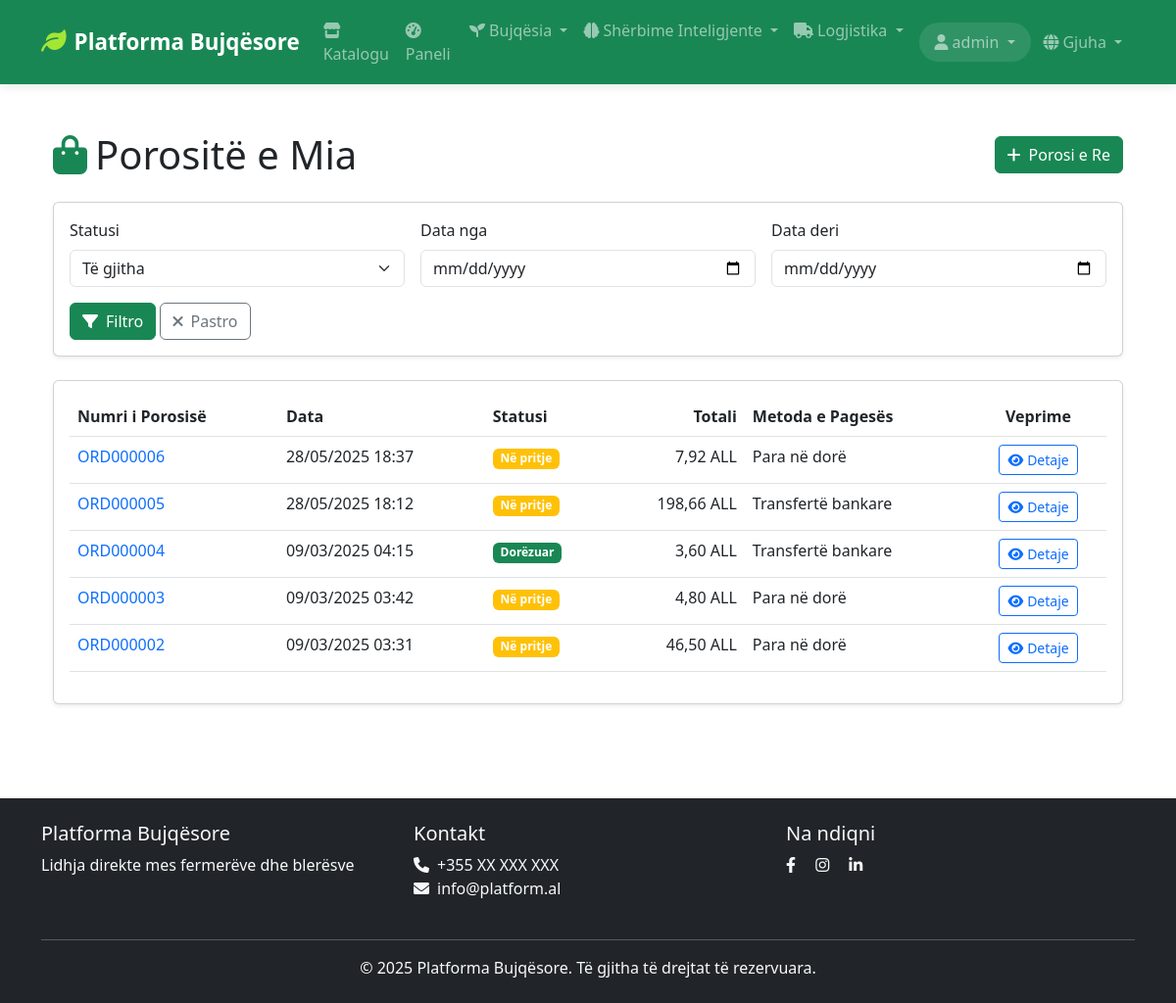
/sq/marketplace/orders/ (signed in), run on the app's committed database.
### marketplace/models.py (models this page shows, shortened)
class Order(models.Model):
    STATUS_CHOICES = [
        ('pending', _('Në pritje')),
        ('confirmed', _('Konfirmuar')),
        ('processing', _('Në përpunim')),
        ('shipping', _('Në transport')),
        ('delivered', _('Dorëzuar')),
        ('cancelled', _('Anuluar')),
    ]
    PAYMENT_METHOD_CHOICES = [
        ('cash', _('Para në dorë')),
        ('bank_transfer', _('Transfertë bankare')),
        ('card', _('Kartë krediti/debiti')),
    ]
    user = models.ForeignKey(
        settings.AUTH_USER_MODEL,
        verbose_name=_('Blerësi'),
        on_delete=models.SET_NULL,
        null=True,  # Make user field optional
        blank=True,
        related_name='orders'
    )
    order_number = models.CharField(
        _('Numri i porosisë'),
        max_length=20,
        unique=True
    )
    status = models.CharField(
        _('Statusi'),
        max_length=20,
        choices=STATUS_CHOICES,
        default='pending'
    )
    total_amount = models.DecimalField(
        _('Shuma totale'),
        max_digits=10,
        decimal_places=2
    )
    payment_method = models.CharField(
        _('Metoda e pagesës'),
        max_length=20,
        choices=PAYMENT_METHOD_CHOICES
    )
    shipping_address = models.TextField(_('Adresa e dorëzimit'))
    shipping_address_en = models.TextField(_('Shipping Address'), null=True, blank=True)
    shipping_address_sq = models.TextField(_('Adresa e dorëzimit'), null=True, blank=True)
    shipping_city = models.CharField(_('Qyteti'), max_length=100)
    shipping_city_en = models.CharField(_('City'), max_length=100, null=True, blank=True)
    shipping_city_sq = models.CharField(_('Qyteti'), max_length=100, null=True, blank=True)
    shipping_phone = models.CharField(_('Telefoni'), max_length=20)
    notes = models.TextField(_('Shënime'), blank=True)
    notes_en = models.TextField(_('Notes'), blank=True, null=True)
    notes_sq = models.TextField(_('Shënime'), blank=True, null=True)
    created_at = models.DateTimeField(_('Krijuar më'), auto_now_add=True)
    updated_at = models.DateTimeField(_('Përditësuar më'), auto_now=True)
    class Meta:
        verbose_name = _('Porosi')
        verbose_name_plural = _('Porositë')
        ordering = ['-created_at']

### marketplace/views.py (the view)
# urls.py: path('orders/', views.OrderListView.as_view(), name='order_list'),
class OrderListView(LoginRequiredMixin, ListView):
    model = Order
    template_name = 'marketplace/order_list.html'
    context_object_name = 'orders'
    paginate_by = 10
    def get_queryset(self):
        return Order.objects.filter(user=self.request.user).order_by('-created_at')

### core/context_processors.py (called while the page is built)
def site_context(request):
    context = {
        'site_name': 'Platforma Bujqësore',
        'site_description': 'Platforma moderne për fermerët dhe blerësit',
        'current_site': Site.objects.get_current() if hasattr(Site, 'objects') else None,
    }
    if hasattr(request, 'user') and request.user.is_authenticated:
        try:
            from marketplace.models import Cart
            cart = Cart.objects.filter(user=request.user).first()
            context['cart_item_count'] = cart.item_count if cart else 0
        except:
            context['cart_item_count'] = 0
    else:
        context['cart_item_count'] = 0
    return context

### marketplace/models.py (called while the page is built)
    @property
    def item_count(self):
        return self.items.count()

### templates/marketplace/order_list.html (shortened to what this page needs)
{% extends 'base.html' %}
{% load static %}
{% block content %}
<div class="container py-4">
    <div class="row">
        <div class="col-12">
            <div class="d-sm-flex justify-content-between align-items-center mb-4">
                <h1 class="mb-sm-0">
                    <i class="fas fa-shopping-bag text-success me-2"></i>Porositë e Mia
                </h1>
                <div>
                    <a href="{% url 'product:list' %}" class="btn btn-success">
                        <i class="fas fa-plus me-2"></i>Porosi e Re
                    </a>
                </div>
            </div>
            {% if orders %}
                <div class="card shadow-sm mb-4">
                    <div class="card-body">
                        <form method="get" class="row g-3">
                            <div class="col-md-4">
                                <label class="form-label">Statusi</label>
                                <select name="status" class="form-select">
                                    <option value="">Të gjitha</option>
                                </select>
                            </div>
                            <div class="col-md-4">
                                <label class="form-label">Data nga</label>
                                <input type="date" name="date_from" class="form-control"
                                       value="{{ request.GET.date_from }}">
                            </div>
                            <div class="col-md-4">
                                <label class="form-label">Data deri</label>
                                <input type="date" name="date_to" class="form-control"
                                       value="{{ request.GET.date_to }}">
                            </div>
                            <div class="col-12">
                                <button type="submit" class="btn btn-success">
                                    <i class="fas fa-filter me-2"></i>Filtro
                                </button>
                                <a href="{% url 'marketplace:order_list' %}" class="btn btn-outline-secondary">
                                    <i class="fas fa-times me-2"></i>Pastro
                                </a>
                            </div>
                        </form>
                    </div>
                </div>
                <div class="card shadow-sm">
                    <div class="card-body">
                        <div class="table-responsive">
                            <table class="table table-hover">
                                <thead>
                                    <tr>
                                        <th>Numri i Porosisë</th>
                                        <th>Data</th>
                                        <th>Statusi</th>
                                        <th class="text-end">Totali</th>
                                        <th>Metoda e Pagesës</th>
                                        <th class="text-center">Veprime</th>
                                    </tr>
                                </thead>
                                <tbody>
                                    {% for order in orders %}
                                        <tr>
                                            <td>
                                                <a href="{% url 'marketplace:order_detail' order.pk %}"
                                                   class="text-decoration-none">
                                                    {{ order.order_number }}
                                                </a>
                                            </td>
                                            <td>{{ order.created_at|date:"d/m/Y H:i" }}</td>
                                            <td>
                                                {% if order.status == 'pending' %}
                                                    <span class="badge bg-warning">{{ order.get_status_display }}</span>
                                                {% elif order.status == 'confirmed' %}
                                                    <span class="badge bg-info">{{ order.get_status_display }}</span>
                                                {% elif order.status == 'processing' %}
                                                    <span class="badge bg-primary">{{ order.get_status_display }}</span>
                                                {% elif order.status == 'shipping' %}
                                                    <span class="badge bg-secondary">{{ order.get_status_display }}</span>
                                                {% elif order.status == 'delivered' %}
                                                    <span class="badge bg-success">{{ order.get_status_display }}</span>
                                                {% elif order.status == 'cancelled' %}
                                                    <span class="badge bg-danger">{{ order.get_status_display }}</span>
                                                {% endif %}
                                            </td>
                                            <td class="text-end">{{ order.total_amount }} ALL</td>
                                            <td>{{ order.get_payment_method_display }}</td>
                                            <td class="text-center">
                                                <a href="{% url 'marketplace:order_detail' order.pk %}"
                                                   class="btn btn-sm btn-outline-primary">
                                                    <i class="fas fa-eye me-1"></i>Detaje
                                                </a>
                                            </td>
                                        </tr>
                                    {% endfor %}
                                </tbody>
                            </table>
                        </div>
                    </div>
                </div>
            {% endif %}
        </div>
    </div>
</div>
{% endblock %}

### templates/base.html (shortened to what this page needs)
<!DOCTYPE html>
<html lang="sq">
<head>
    {% load i18n %}
    <link href="https://cdn.jsdelivr.net/npm/bootstrap@5.3.0/dist/css/bootstrap.min.css" rel="stylesheet">
    <link href="https://cdnjs.cloudflare.com/ajax/libs/font-awesome/6.0.0/css/all.min.css" rel="stylesheet">
    {% load static %}
    <link href="{% static 'css/style.css' %}" rel="stylesheet">
</head>
<body>
    <nav class="navbar navbar-expand-lg navbar-dark bg-success">
        <div class="container">
            <a class="navbar-brand" href="{% url 'home' %}">
                <i class="fas fa-leaf me-2"></i>{% trans "Platforma Bujqësore" %}
            </a>
            <div class="collapse navbar-collapse" id="navbarNav">
                <ul class="navbar-nav me-auto">
                    <li class="nav-item">
                        <a class="nav-link" href="{% url 'product:list' %}">
                            <i class="fas fa-store me-1"></i>{% trans "Katalogu" %}
                        </a>
                    </li>
                    {% if user.is_authenticated %}
                        {% if user.farmer_profile %}
                            <li class="nav-item">
                                <a class="nav-link" href="{% url 'farmer:dashboard' %}">
                                    <i class="fas fa-tachometer-alt me-1"></i>{% trans "Paneli" %}
                                </a>
                            </li>
                            <li class="nav-item dropdown">
                                <a class="nav-link dropdown-toggle" href="#" id="farmerDropdown" role="button" data-bs-toggle="dropdown">
                                    <i class="fas fa-seedling me-1"></i>{% trans "Bujqësia" %}
                                </a>
                            </li>
                            <li class="nav-item dropdown">
                                <a class="nav-link dropdown-toggle" href="#" id="smartServicesDropdown" role="button" data-bs-toggle="dropdown">
                                    <i class="fas fa-brain me-1"></i>{% trans "Shërbime Inteligjente" %}
                                </a>
                            </li>
                        {% endif %}
                        <li class="nav-item dropdown">
                            <a class="nav-link dropdown-toggle" href="#" id="logisticsDropdown" role="button" data-bs-toggle="dropdown">
                                <i class="fas fa-truck me-1"></i>{% trans "Logjistika" %}
                            </a>
                        </li>
                    {% endif %}
                </ul>
                <ul class="navbar-nav">
                    {% if user.is_authenticated %}
                        <li class="nav-item dropdown">
                            <a class="nav-link dropdown-toggle" href="#" id="userDropdown" role="button" data-bs-toggle="dropdown">
                                <i class="fas fa-user me-1"></i>{{ user.get_full_name|default:user.username }}
                            </a>
                        </li>
                        <li class="nav-item dropdown">
                            <a class="nav-link dropdown-toggle" href="#" id="languageDropdown" role="button" data-bs-toggle="dropdown">
                                <i class="fas fa-globe me-1"></i>{% trans "Gjuha" %}
                            </a>
                        </li>
                    {% endif %}
                </ul>
            </div>
        </div>
    </nav>
    <main class="container py-4">
        {% block content %}
        {% endblock %}
    </main>
    <footer class="bg-dark text-light py-4 mt-5">
        <div class="container">
            <div class="row">
                <div class="col-md-4">
                    <h5>{% trans "Platforma Bujqësore" %}</h5>
                    <p>{% trans "Lidhja direkte mes fermerëve dhe blerësve" %}</p>
                </div>
                <div class="col-md-4">
                    <h5>{% trans "Kontakt" %}</h5>
                    <ul class="list-unstyled">
                        <li><i class="fas fa-phone me-2"></i>+355 XX XXX XXX</li>
                        <li><i class="fas fa-envelope me-2"></i>info@platform.al</li>
                    </ul>
                </div>
                <div class="col-md-4">
                    <h5>{% trans "Na ndiqni" %}</h5>
                    <div class="social-links">
                        <a href="#" class="text-light me-3"><i class="fab fa-facebook-f"></i></a>
                        <a href="#" class="text-light me-3"><i class="fab fa-instagram"></i></a>
                        <a href="#" class="text-light"><i class="fab fa-linkedin-in"></i></a>
                    </div>
                </div>
            </div>
            <hr class="mt-4">
            <div class="text-center">
                <p class="mb-0">&copy; {% now "Y" %} {% trans "Platforma Bujqësore" %}. {% trans "Të gjitha të drejtat të rezervuara." %}</p>
            </div>
        </div>
    </footer>
</body>
</html>

### static/css/style.css (style rules this page uses)
:root { --primary-color: #198754; --secondary-color: #6c757d; --light-bg: #f8f9fa; }
body { min-height: 100vh; display: flex; flex-direction: column; }
main { flex: 1; }
.navbar-brand i { color: #a3e635; }
footer { background-color: #343a40; }
.social-links a { transition: color 0.2s; }
.navbar { box-shadow: 0 2px 10px rgba(0,0,0,0.1); transition: all 0.3s ease; }
.navbar-brand { font-weight: 600; font-size: 1.4rem; }
.navbar-brand i { color: #a3e635; font-size: 1.6rem; }
.navbar-nav .nav-link { position: relative; transition: all 0.3s ease; font-weight: 500; padding: 0.7rem 1rem; }
.navbar-nav .nav-link i { transition: all 0.3s ease; }
#userDropdown { background: rgba(255,255,255,0.1); border-radius: 25px; padding: 0.5rem 1rem; margin-left: 0.5rem; }
#languageDropdown { border-radius: 20px; padding: 0.5rem 0.8rem; }
html { scroll-behavior: smooth; }

### data on the page
Order: order_number "ORD000006", created_at "28/05/2025 18:37", status "Në pritje", total_amount "7,92", payment_method "Para në dorë"
Order: order_number "ORD000005", created_at "28/05/2025 18:12", status "Në pritje", total_amount "198,66", payment_method "Transfertë bankare"
Order: order_number "ORD000004", created_at "09/03/2025 04:15", status "Dorëzuar", total_amount "3,60", payment_method "Transfertë bankare"
Order: order_number "ORD000003", created_at "09/03/2025 03:42", status "Në pritje", total_amount "4,80", payment_method "Para në dorë"
Order: order_number "ORD000002", created_at "09/03/2025 03:31", status "Në pritje", total_amount "46,50", payment_method "Para në dorë"

### other printed values
{{ user.get_full_name|default:user.username }} "admin"
